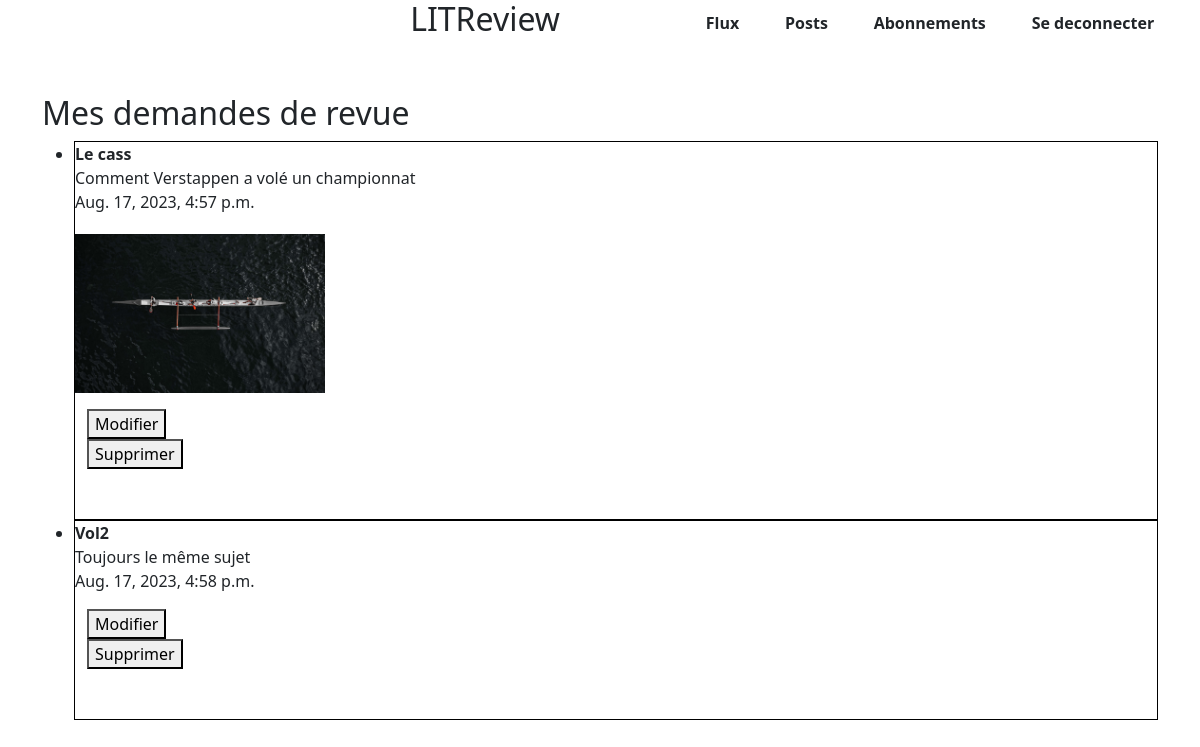
The app's page /posts (signed in), older data.
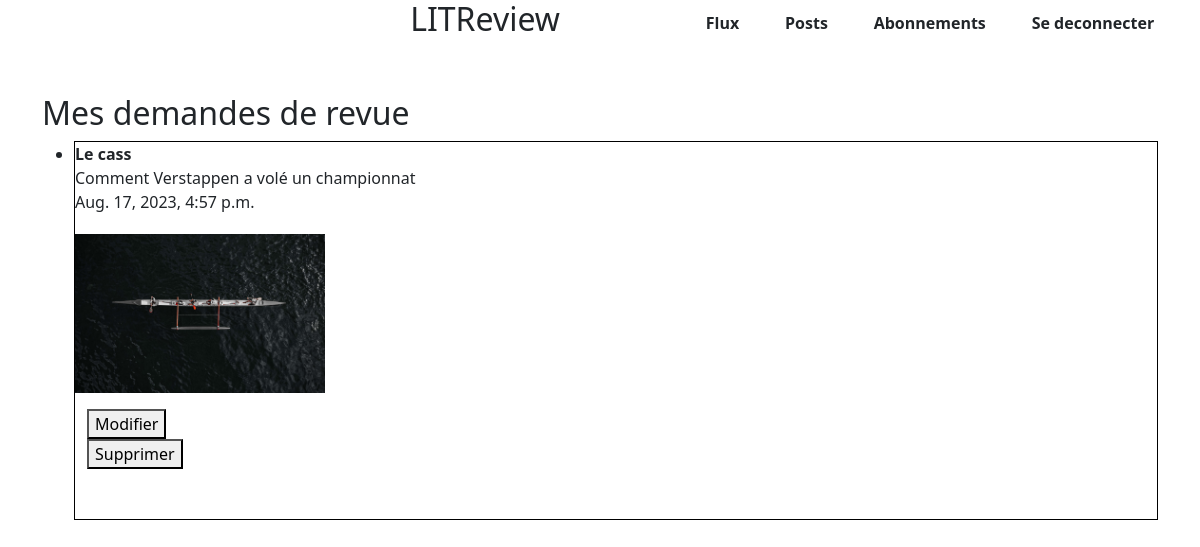
The same page, newer data.
### critiques/models.py (models this page shows, shortened)
class Ticket(models.Model):
    title = models.CharField(max_length=128)
    description = models.TextField(max_length=2048, blank=True)
    image = models.ImageField(null=True, blank=True)
    time_created = models.DateTimeField(auto_now_add=True)
    user = models.ForeignKey(to=settings.AUTH_USER_MODEL, on_delete=models.CASCADE)

### critiques/views.py (the view)
# urls.py: path("posts", user_tickets, name="posts"),
@login_required
def user_tickets(request):
    user_tickets = Ticket.objects.filter(user=request.user)
    return render(request, "posts.html", {"tickets": user_tickets})

### critiques/templates/posts.html (shortened to what this page needs)
{% extends "base.html" %}
{% load static %}
{% block additional_css %}
<link rel="stylesheet" href="{% static 'critiques/css/posts.css' %}">
{% endblock %}
{% block content %}
<div class="container py-5"><h2>Mes demandes de revue</h2>
{% if tickets %}
<ul>
    {% for ticket in tickets %}
    <li>
        <strong>{{ ticket.title }}</strong><br>
        {{ ticket.description }}<br>
        {{ ticket.time_created }}<br>
        {% if ticket.image %}
        <div class="img_container">
            <img src="{{ ticket.image.url }}" alt="{{ ticket.title }}">
        </div>
        {% endif %}
        <div class="container pt-3">
            <form action="{% url 'edit_ticket' ticket.id %}" method="post">
                <button type="submit">Modifier</button>
            </form>
            <form action="{% url 'delete_ticket' ticket.id %}" method="post">
                <button type="submit">Supprimer</button>
            </form>
        </div>
    </li>
    {% endfor %}
</ul>
{% else %}
<p>Vous n'avez pas encore créé de demandes de revue.</p>
{% endif %}
</div>
{% endblock %}

Row changes from the older to the newer data that the page shows:
removed Ticket: title "Vol2", description "Toujours le même sujet", time_created "Aug. 17, 2023, 4:58 p.m."
